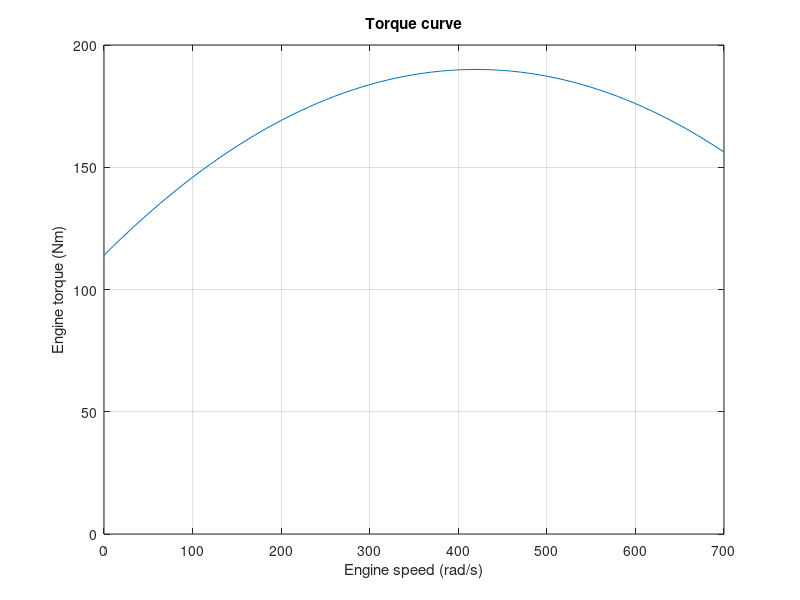
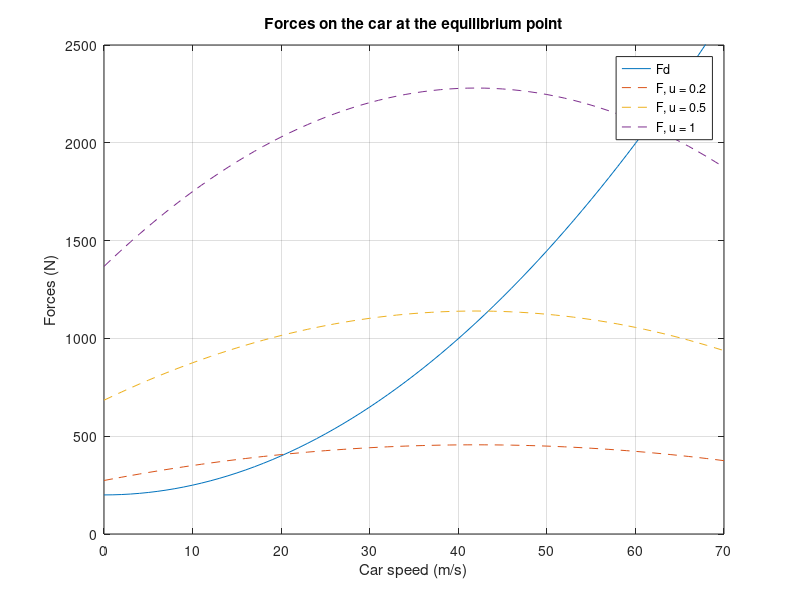
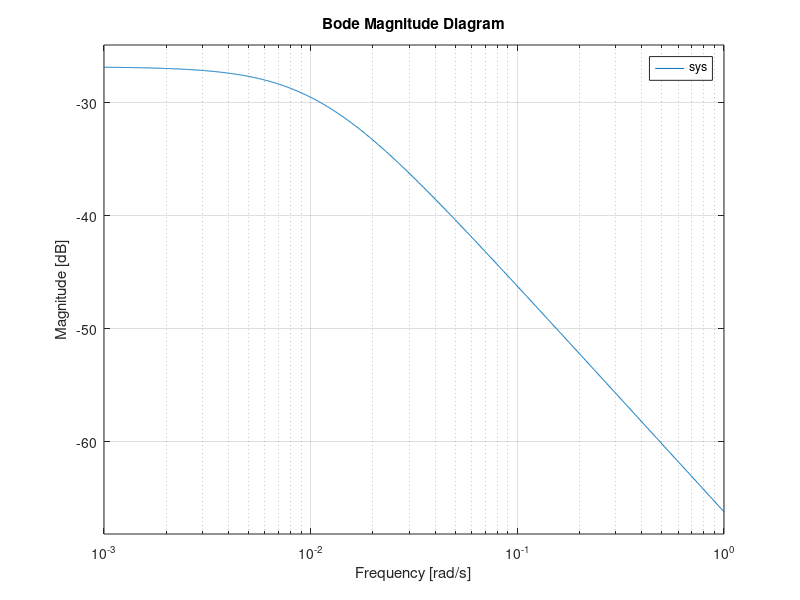
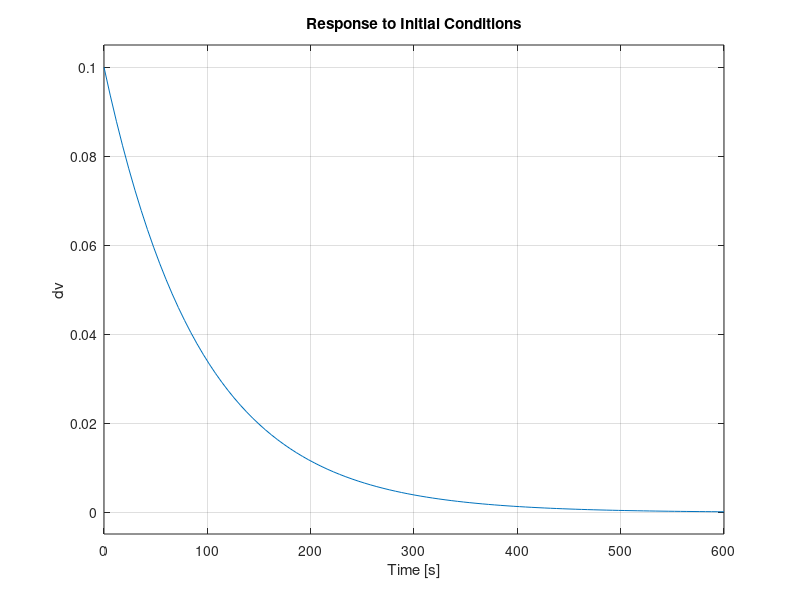

Here is the MATLAB script that generated these plots, in order:
%% Speed control with integral action - Tran Gia Quoc Bao
% Equations from "Control and Dynamical Systems" - CalTech

%% Default commands
close all;
clear all;
clc;

%% Values
%Car
m = 2037; % car + 2 passengers
an = 12; % alpha_n: 40 25, 16, 12, 10
Tm = 190; % maximum torque
wm = 420; % maximum engine speed
beta = 0.4;
w = 0 : 10 : 700;
vRef = 0 : 1 : 70;

% Frictions
Cr = 0.01;
rho = 1.3;
Cv = 0.32;
Area = 2.4;
g = 9.81;

%% Torque curve
T = Tm*(1 - beta*(w/wm - 1).^2);

figure();
plot(w, T);
grid on;
xlabel('Engine speed (rad/s)');
ylabel('Engine torque (Nm)');
title('Torque curve');
axis([0 700 0 200]);
% It looks like in the lecture notes

%% Forces
theta0 = 0;
Fd = m*g*Cr + 0.5*rho*Cv*Area*vRef.^2 + m*g*theta0;
u = [0.2 0.5 1];

figure();
plot(vRef, Fd);
hold on
for i = 1:3
    plot(vRef, u(i)*an*T, '--');
    hold on;
end
legend('Fd', 'F, u = 0.2', 'F, u = 0.5', 'F, u = 1');
grid on;
xlabel('Car speed (m/s)');
ylabel('Forces (N)');
title('Forces on the car at the equilibrium point');
axis([0 70 0 2500]);
% The curves look like in the lecture notes

%% System & analysis
% State space
v0 = 22;
u0 = 0.5*rho*Area*Cv*v0^2 + m*g*Cr;
Fd0 = m*g*Cr + 0.5*rho*Cv*Area*v0^2 + m*g*theta0;
A = [-rho*Area*Cv*v0/m];
B = [1/m];
C = [1];
D = 0;
sys = ss(A, B, C, D, 'Statename', {'dv'}, 'Inputname', {'du'}, 'Outputname', {'dv'});

% Stability
eig(A); % STABLE (1 eigen value = 0, the other one negative)

% Controllability
controllability = rank(ctrb(sys)); 
% CONTROLLABLE as rank = 1 

% Observability
observability = rank(obsv(sys)); 
% OBSERVABLE (rank = 1) 

% Frequency analysis
figure();
bodemag(sys);
grid on;
% The system is badly disturbed by the noise theta

% Unforced response
figure();
initial(sys, [0.1]);
grid on;
% It converges as the system is stable but very slowly as a/m is too small

% Force response
figure();
step(sys);
grid on;
% It has no visible change as a/m is too small and the change is too slow to see 

%% Actuator
% It has order 1
tauAct = 0.1;
sysAct = tf(1, [tauAct 1]);
delay = 0.2;
% Step response
figure();
step(sysAct);
grid on;
% The settling time is 0.003s

%% Control
% Extended system
Ae = [-rho*Area*Cv*v0/m 0; -C 0];
Be = [B; 0]; % we do not include the noise theta
Ce = [C 0];
sysExt = ss(Ae, Be, Ce, D);
% Controllability
controllabilityExt = rank(ctrb(sysExt)); 
% CONTROLLABLE as rank = 2 

% Pole placement
% The closed-loop extended system is of order 2. We want it to have a settling time
% of 10s. We do not need an observer as the only state is measurable.
st = 6;
pole1 = -3/st;
pole2 = 10*pole1; % for dynamics of system
Pe = [pole1 pole2];
% Find the gain
Fe = acker(Ae, Be, Pe);
F = Fe(1); % gain for state
H = Fe(2); % gain for integral

%% Simulation data
v0Time = [1 3 5 10 15 20 25 30 35 40]';
vRefTime = zeros(10, 2);
for i = 1:10
    vRefTime(i, 1) = 15*(i - 1); % keep for 15s
    vRefTime(i, 2) = v0Time(i) + 0.5;
end